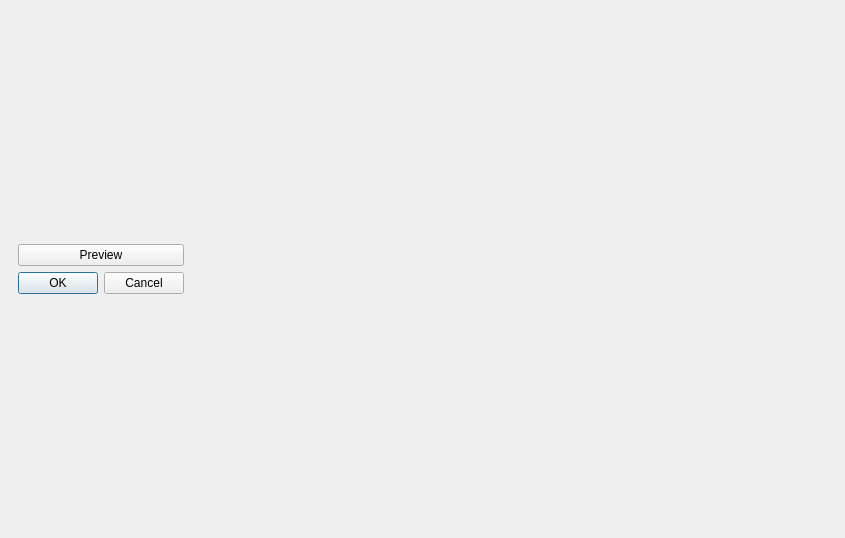
<?xml version="1.0" encoding="UTF-8"?>
<ui version="4.0">
 <class>PreviewWindow</class>
 <widget class="QMainWindow" name="PreviewWindow">
  <property name="geometry">
   <rect>
    <x>0</x>
    <y>0</y>
    <width>845</width>
    <height>538</height>
   </rect>
  </property>
  <property name="windowTitle">
   <string>Preview Window</string>
  </property>
  <widget class="QWidget" name="centralwidget">
   <layout class="QHBoxLayout" name="horizontalLayout_2">
    <item alignment="Qt::AlignVCenter">
     <widget class="QWidget" name="OptionsWidget" native="true">
      <property name="sizePolicy">
       <sizepolicy hsizetype="Fixed" vsizetype="Fixed">
        <horstretch>0</horstretch>
        <verstretch>0</verstretch>
       </sizepolicy>
      </property>
      <layout class="QVBoxLayout" name="verticalLayout">
       <item>
        <layout class="QHBoxLayout" name="OptionsLayout">
         <property name="spacing">
          <number>3</number>
         </property>
        </layout>
       </item>
       <item>
        <widget class="QPushButton" name="previewButton">
         <property name="text">
          <string>Preview</string>
         </property>
        </widget>
       </item>
       <item alignment="Qt::AlignRight">
        <widget class="QDialogButtonBox" name="ConfirmButtonBox">
         <property name="sizePolicy">
          <sizepolicy hsizetype="Fixed" vsizetype="Fixed">
           <horstretch>0</horstretch>
           <verstretch>0</verstretch>
          </sizepolicy>
         </property>
         <property name="standardButtons">
          <set>QDialogButtonBox::Cancel|QDialogButtonBox::Ok</set>
         </property>
         <property name="centerButtons">
          <bool>false</bool>
         </property>
        </widget>
       </item>
      </layout>
     </widget>
    </item>
    <item>
     <widget class="QFrame" name="PreviewVerticalFrame">
      <layout class="QVBoxLayout" name="PreviewFrameLayout">
       <item>
        <layout class="QHBoxLayout" name="PreviewLayout"/>
       </item>
      </layout>
     </widget>
    </item>
   </layout>
  </widget>
 </widget>
 <resources/>
 <connections/>
</ui>
